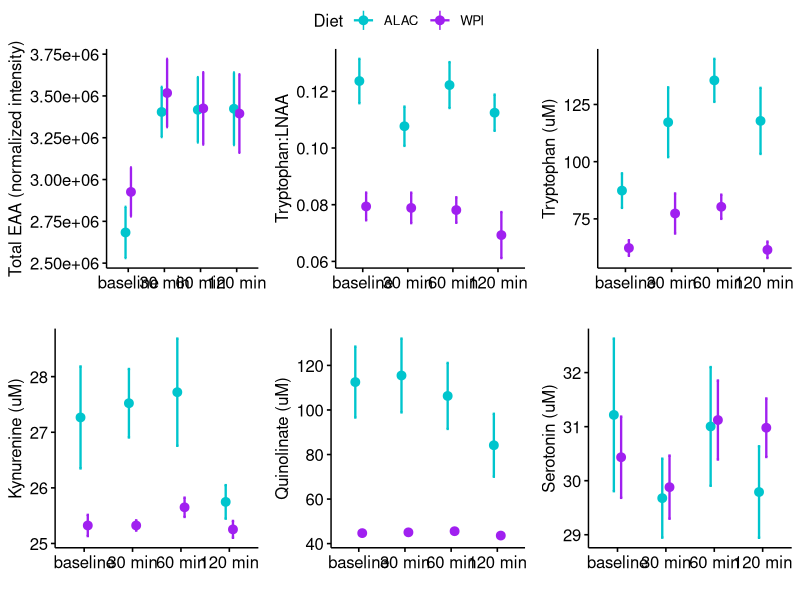
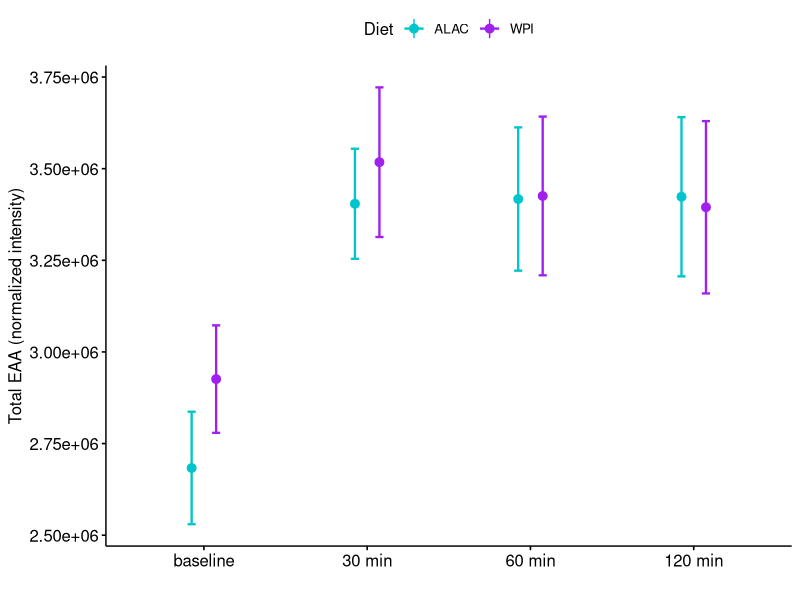
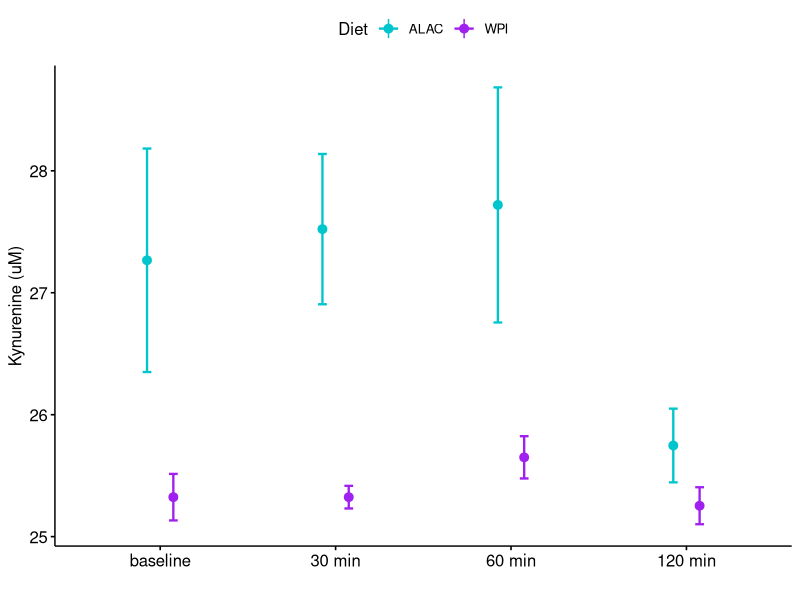
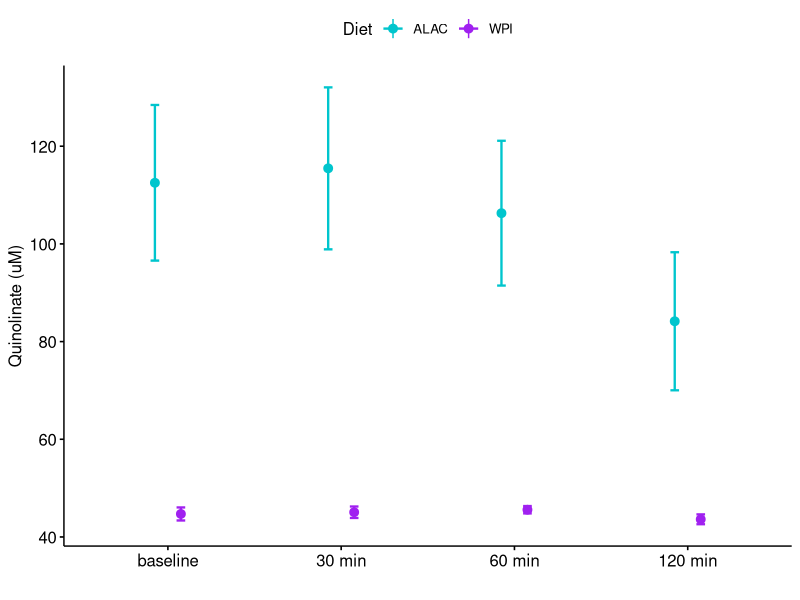
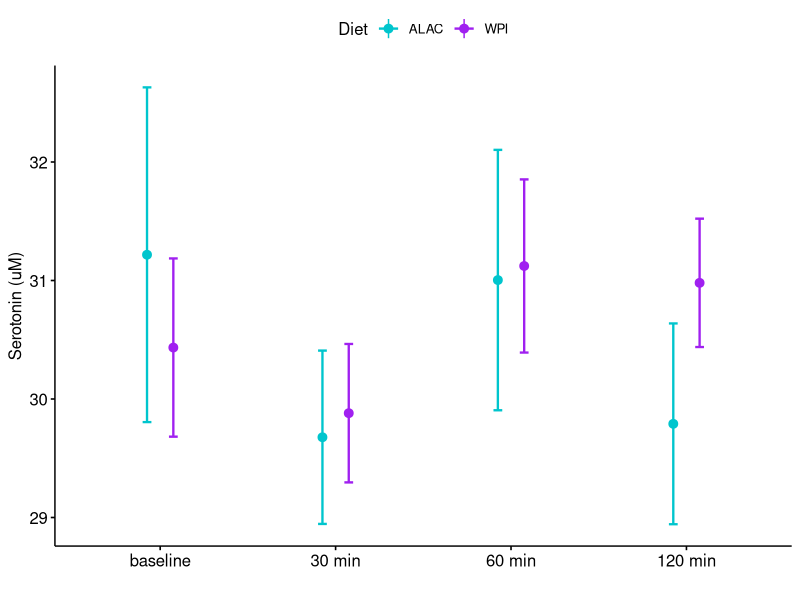
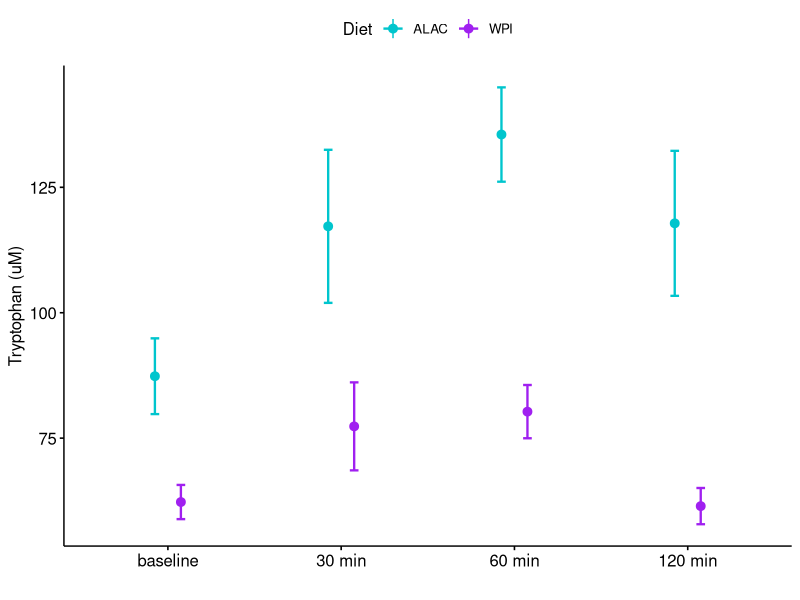
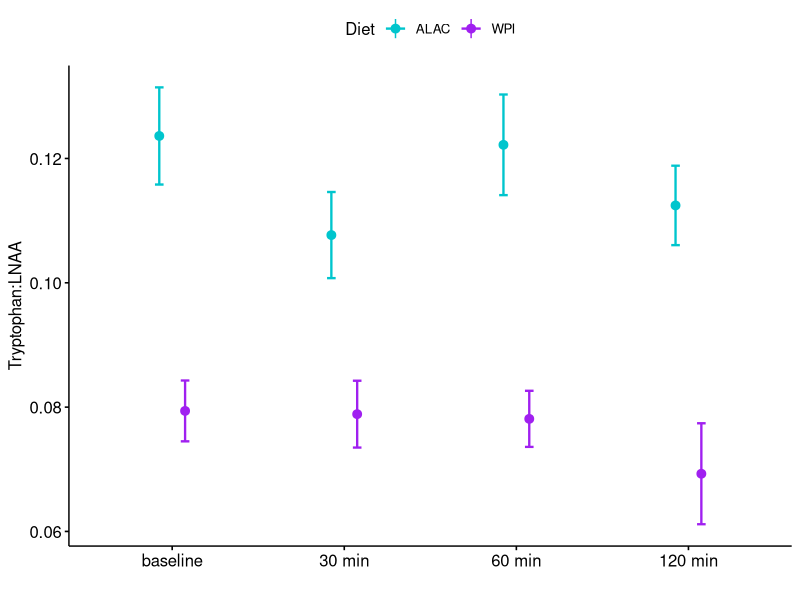

Here is the R script that generated these plots, in order: (Note: this script raises an error after producing the figures.)
## ---- chunk 1
knitr::opts_chunk$set(echo = TRUE)
knitr::opts_knit$set(root.dir = '/Users/xuanhe89/Documents/WorkSpace/Research projects/Lactation/ALAC/Manuscripts/Paper #1/Figures and Tables R codes')
## ---- chunk 2
rm(list = ls())
## ---- chunk 3
library(readxl)       # For reading Excel files
library(ggpubr)       # For creating publication-ready plots
library(dplyr)        # For data manipulation
library(rstatix)      # For statistical analysis and adding significance markers
library(reshape2)     # For reshaping data between wide and long formats
library(knitr)        # For displaying tibbles in a nice table format
library(kableExtra)   # For enhancing table formatting
## ---- chunk 4
# Untargeted and targeted MS data
PP.untargeted.serum <- read_excel("Data/Data.xlsx", sheet = "PP_serum_untargetedMS")
PP.targeted.serum <- read_excel("Data/Data.xlsx", sheet = "PP_serum_MS")
# Pig info
PigInfo <- read_excel("Data/Data.xlsx", sheet = "PigInfo")
## ---- chunk 5
# Create a plot for Total Essential Amino Acids (EAA)
Fig.EAA <- PP.untargeted.serum %>% inner_join(PigInfo, by = "PigID") %>%
            mutate(EAA = histidine + isoleucine + leucine + lysine + methionine + phenylalanine + threonine + tryptophan + valine) %>%
            mutate(TimePoint = factor(TimePoint, levels = c("baseline", "30 min", "60 min", "120 min"))) %>%
            mutate(Diet = factor(Diet, levels = c("ALAC", "WPI"))) %>%
            ggerrorplot(x = "TimePoint", y = "EAA", color = "Diet", ylab = "Total EAA (normalized intensity)", xlab = "", add = "mean", error.plot = "errorbar", size = 0.8, position = position_dodge(0.3), palette = c("turquoise3","purple")) + yscale("scientific")
## ---- chunk 6
# Create a plot for Tryptophan to other Large Neutral Amino Acid ratio (Trp:LNAA)
# LNAA calculated at the sum of valine, isoleucine, leucine, phenylalanine, and tyrosine.
Fig.Trp_to_LNAA <- PP.untargeted.serum %>% inner_join(PigInfo, by = "PigID") %>%
            mutate(Trp_to_LNAA = tryptophan / (valine + isoleucine + leucine + phenylalanine + tyrosine)) %>%
            mutate(TimePoint = factor(TimePoint, levels = c("baseline", "30 min", "60 min", "120 min"))) %>%
            mutate(Diet = factor(Diet, levels = c("ALAC", "WPI"))) %>%
            ggerrorplot(x = "TimePoint", y = "Trp_to_LNAA", color = "Diet", ylab = "Tryptophan:LNAA", xlab = "", add = "mean", error.plot = "errorbar", size = 0.8, position = position_dodge(0.3), palette = c("turquoise3","purple"))
## ---- chunk 7
# Create a plot for Tryptophan concentration
Fig.Trp <- PP.targeted.serum %>% inner_join(PigInfo, by = "PigID") %>%
            mutate(TimePoint = factor(TimePoint, levels = c("baseline", "30 min", "60 min", "120 min"))) %>%
            mutate(Diet = factor(Diet, levels = c("ALAC", "WPI"))) %>%
            ggerrorplot(x = "TimePoint", y = "Tryptophan", color = "Diet", ylab = "Tryptophan (uM)", xlab = "", add = "mean", error.plot = "errorbar", size = 0.8, position = position_dodge(0.3), palette = c("turquoise3","purple"))

## ---- chunk 8
# Create a plot for Kynurenine concentration
Fig.Kyn <- PP.targeted.serum %>% inner_join(PigInfo, by = "PigID") %>%
            mutate(TimePoint = factor(TimePoint, levels = c("baseline", "30 min", "60 min", "120 min"))) %>%
            mutate(Diet = factor(Diet, levels = c("ALAC", "WPI"))) %>%
            ggerrorplot(x = "TimePoint", y = "Kynurenine", color = "Diet", ylab = "Kynurenine (uM)", xlab = "", add = "mean", error.plot = "errorbar", size = 0.8, position = position_dodge(0.3), palette = c("turquoise3","purple"))
## ---- chunk 9
# Create a plot for Quinolinate concentration
Fig.Quin <- PP.targeted.serum %>% inner_join(PigInfo, by = "PigID") %>%
            mutate(TimePoint = factor(TimePoint, levels = c("baseline", "30 min", "60 min", "120 min"))) %>%
            mutate(Diet = factor(Diet, levels = c("ALAC", "WPI"))) %>%
            ggerrorplot(x = "TimePoint", y = "Quinolinate", color = "Diet", ylab = "Quinolinate (uM)", xlab = "", add = "mean", error.plot = "errorbar", size = 0.8, position = position_dodge(0.3), palette = c("turquoise3","purple"))
## ---- chunk 10
# Create a plot for Serotonin concentration
Fig.Sere <- PP.targeted.serum %>% inner_join(PigInfo, by = "PigID") %>%
            mutate(TimePoint = factor(TimePoint, levels = c("baseline", "30 min", "60 min", "120 min"))) %>%
            mutate(Diet = factor(Diet, levels = c("ALAC", "WPI"))) %>%
            ggerrorplot(x = "TimePoint", y = "Serotonin", color = "Diet", ylab = "Serotonin (uM)", xlab = "", add = "mean", error.plot = "errorbar", size = 0.8, position = position_dodge(0.3), palette = c("turquoise3","purple"))
## ---- chunk 11
# Arrange all the individual plots into a single figure
Fig.all <- ggarrange(Fig.EAA,Fig.Trp_to_LNAA, Fig.Trp, Fig.Kyn, Fig.Quin, Fig.Sere, nrow = 2, ncol = 3, common.legend = TRUE)

# save the figure to a pdf file:
ggsave(plot=Fig.all, height=7.5, width=11, dpi=300, filename="Figure 2/Fig2A-F.pdf", useDingbats=FALSE)

Fig.all
## ---- chunk 12
#This function transforms the input values by the generalized #log function.
glog <- function(y) {
  #Using lambda = 1 
  yt <- log(y+sqrt(y^2+1))
  return(yt)
}
## ---- chunk 13
# Perform ANOVA for Total EAA
PP.untargeted.serum %>% 
    inner_join(PigInfo, by = "PigID") %>%
    mutate(EAA = histidine + isoleucine + leucine + lysine + methionine + phenylalanine + threonine + tryptophan + valine) %>% # Calculate total EAA
    mutate(glog.EAA = glog(EAA)) %>% # apply glog transformation
    select(SowID, glog.EAA, Diet, TimePoint) %>%
    group_by(TimePoint) %>%
    anova_test(glog.EAA ~ Diet + SowID, type = 1) %>%
    as_tibble() %>%
    filter(Effect == "Diet") %>% # Select relevant columns for reporting
    kable() %>% # Print the tibble in a nice table format
    kable_styling(bootstrap_options = c("striped", "hover")) # Enhance table formatting
## ---- chunk 14
# Perform ANOVA for Tryptophan:LNAA ratio
PP.untargeted.serum %>% 
    inner_join(PigInfo, by = "PigID") %>%
    mutate(Trp_to_LNAA = tryptophan / (valine + isoleucine + leucine + phenylalanine + tyrosine)) %>% # Calculate Trp to LNAA ratio
    mutate(glog.Trp_to_LNAA = glog(Trp_to_LNAA * 100)) %>% # Scale values by 100 and apply glog transformation
    select(SowID, glog.Trp_to_LNAA, Diet, TimePoint) %>%
    group_by(TimePoint) %>%
    anova_test(glog.Trp_to_LNAA ~ Diet + SowID, type = 1) %>%
    as_tibble() %>%
    filter(Effect == "Diet") %>% # Select relevant columns for reporting
    kable() %>% # Print the tibble in a nice table format
    kable_styling(bootstrap_options = c("striped", "hover")) # Enhance table formatting
## ---- chunk 15
# Perform ANOVA for targeted metabolomics data
PP.targeted.serum %>% 
    select(Tryptophan, Kynurenine, Quinolinate, Serotonin) %>%
    mutate(across(everything(), ~ glog(.x * 10))) %>% # Scale values by 10 and apply generalized log 
    mutate(TimePoint = PP.targeted.serum$TimePoint) %>%
    mutate(PigID = PP.targeted.serum$PigID) %>%
    inner_join(PigInfo, by = "PigID") %>%
    select(Tryptophan, Kynurenine, Quinolinate, Serotonin, Diet, TimePoint, SowID) %>%
    melt(id = c("TimePoint", "SowID", "Diet")) %>%
    group_by(TimePoint, variable) %>%
    anova_test(value ~ Diet + SowID, type = 1) %>%
    as_tibble() %>%
    filter(Effect == "Diet") %>%
    add_significance(p.col = "p", cutpoints = c(0, 0.05, 0.1, 1), symbols = c("*", "#", "ns")) %>%
    filter(p.signif != "ns") %>%
    select(TimePoint, variable, p, p.signif) %>% # Select relevant columns for reporting
    kable() %>% # Print the tibble in a nice table format
    kable_styling(bootstrap_options = c("striped", "hover")) # Enhance table formatting
## ---- chunk 16
sessionInfo()
